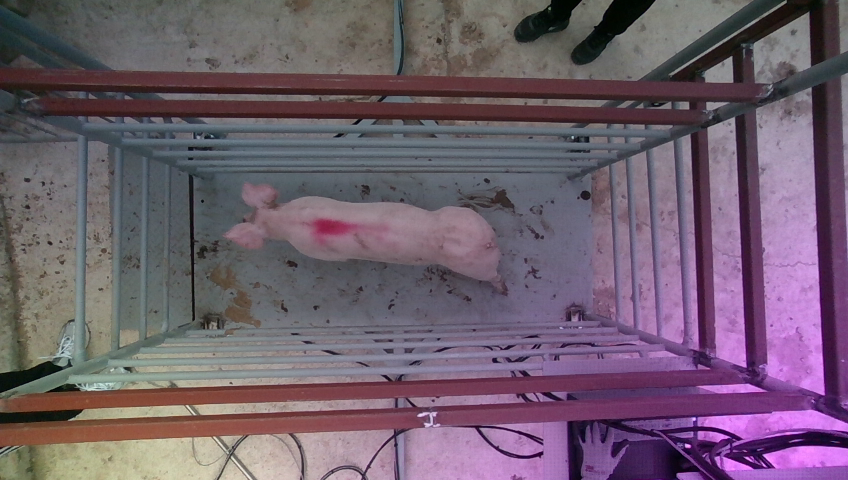
#> input picture 20220119_153241_RGB_3.png, 848 x 480 px
$ python imagecombine.py
#> lines starting #> are read from the running program, lines starting #| are printed output that depends on the picture


import cv2
import numpy as np

win_name = 'Alpha blending'     # 창 이름
trackbar_name = 'fade'          # 트렉바 이름

# ---① 트렉바 이벤트 핸들러 함수
def onChange(x):
    alpha = x/100
    dst = cv2.addWeighted(img1, 1-alpha, img2, alpha, 0)
    cv2.imshow(win_name, dst)


# ---② 합성 영상 읽기
img1 = cv2.imread('20220119_153241_RGB_3.png')
#> img1 is the input picture: shape (480, 848, 3); mean B, G, R 108.8, 94.2, 111
img2 = cv2.imread('194107_RGB_3.png')
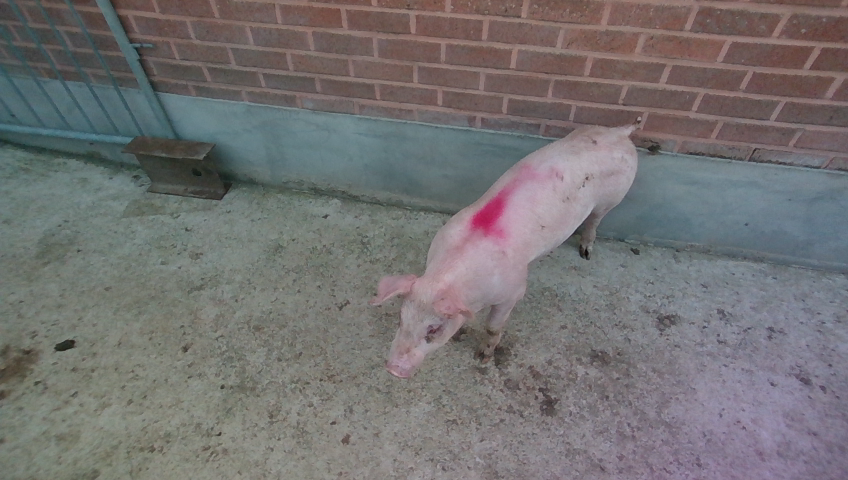
#> input picture 194107_RGB_3.png, 848 x 480 px
#> img2 is the input picture: shape (480, 848, 3); mean B, G, R 113.6, 113.3, 115.5

# ---③ 이미지 표시 및 트렉바 붙이기
cv2.imshow(win_name, img1)
cv2.createTrackbar(trackbar_name, win_name, 0, 100, onChange)
#> slider 'fade' is set to 33

cv2.waitKey()
#> in onChange, `dst = cv2.addWeighted(img1, 1-alpha, img2, alpha, 0)`:
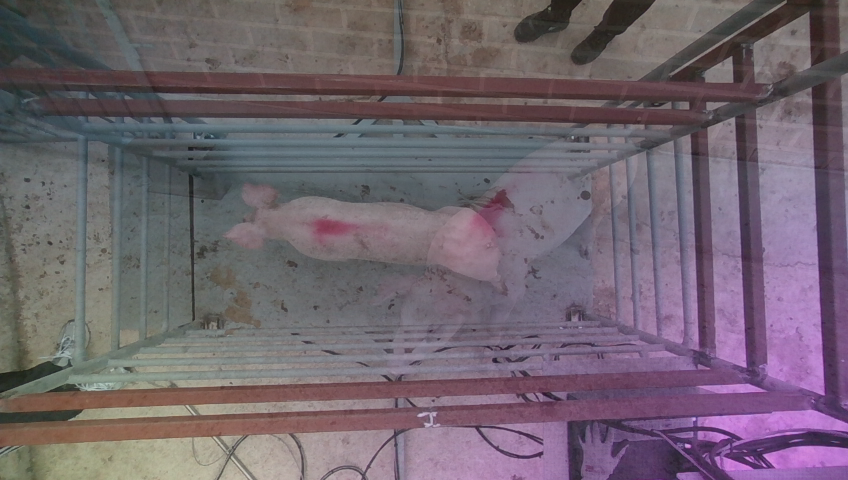
#> dst: shape (480, 848, 3); mean B, G, R 110.4, 100.5, 112.5
cv2.destroyAllWindows()
